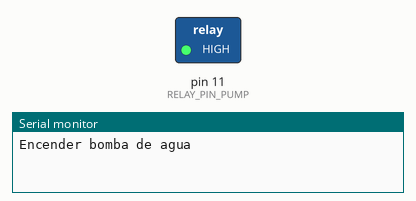
The sketch below on a simulated Arduino Mega 2560, built with avr-gcc and run on an emulated ATmega2560. Parts: switched loads named in the sketch (green lamp = pin HIGH), the last lines printed to the serial monitor.

Above: at 0.5 s.
At 51.0 s:
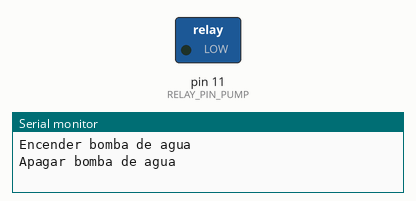
Timing chart, 0 to 130.0 s (numbered marks = the images above):
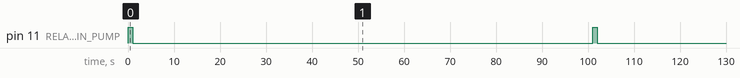

Measured:
- by itself, pin 11 (RELAY_PIN_PUMP): alternates HIGH for 1.0 s and LOW for 100 s

The sketch:

water-pump-mega-relay.ino
```cpp
// Relay
const int RELAY_PIN_PUMP = 11;

void setup() {

  pinMode(RELAY_PIN_PUMP, OUTPUT);

  Serial.begin(9600);

}

void loop() {

  Serial.println("Encender bomba de agua");

  digitalWrite(RELAY_PIN_PUMP, HIGH);

  delay(1000);

  Serial.println("Apagar bomba de agua");

  digitalWrite(RELAY_PIN_PUMP, LOW);

  delay(100000);

}
```
